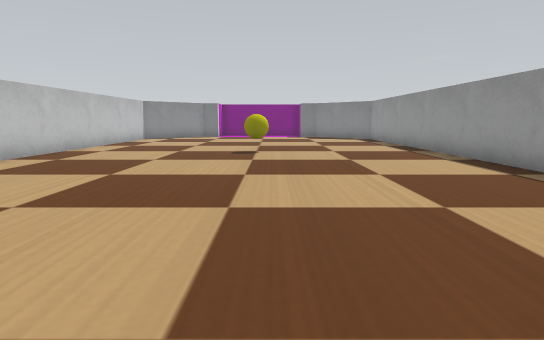
[1] (above)

12 first-person views from a walk through a Webots world. The camera is 0.1 m above the floor, tilts 8° down and sees 75° across. The floor is counted in squares, 0.1 m on a side. Each view is taken from the middle of a square. On the plan, view 1 faces up. The plan holds only what a view shows up to about 13 squares ahead; the rest is blank. Robots are left out. Webots' stock objects and surfaces are drawn as simple stand-ins.

[2]
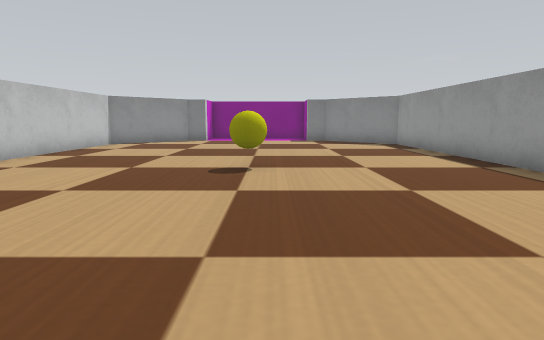

[3]
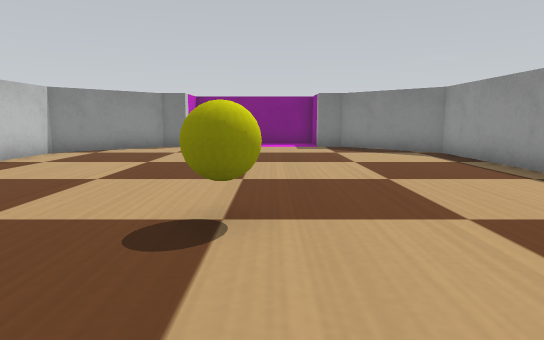

[4]
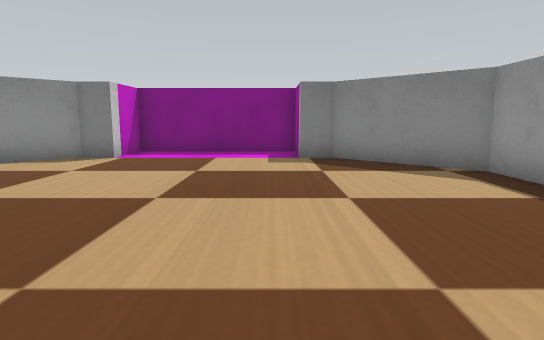

[5]
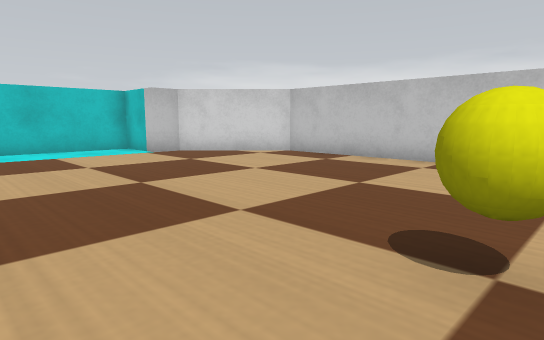

[6]
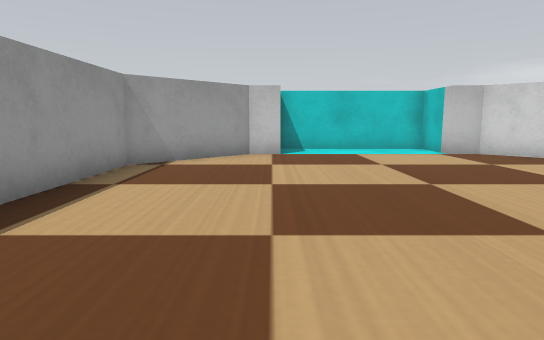

[7]
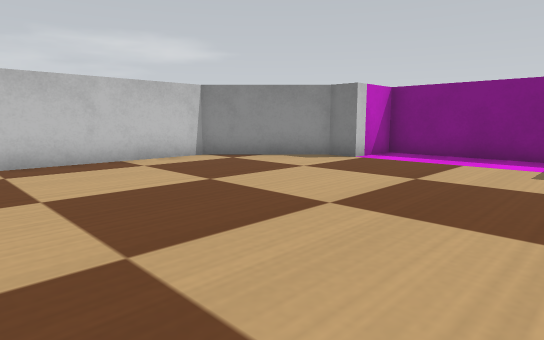

[8]
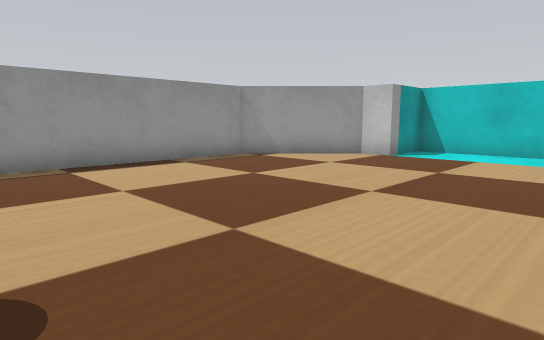

[9]
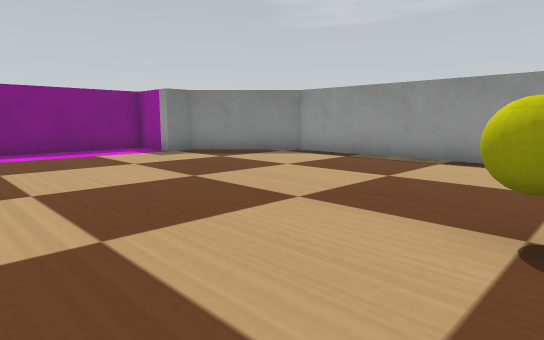

[10]
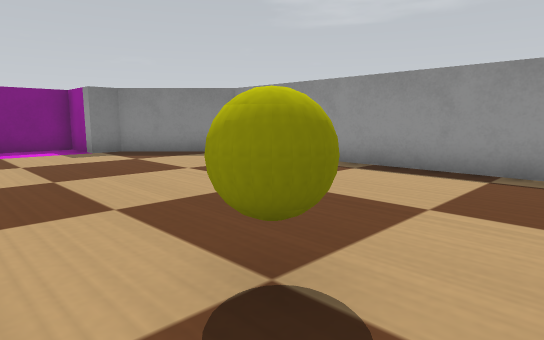

[11]
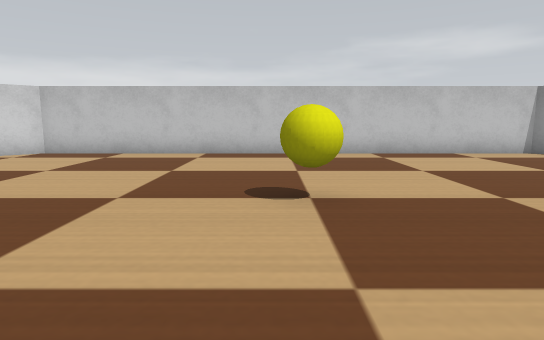

[12]
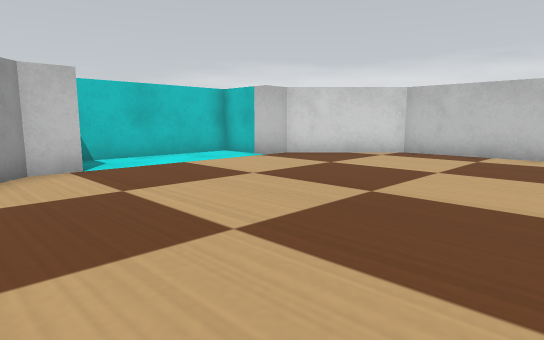

### Floor plan
Points are (right, up) in squares from view 1. A wall is a line through its corners. A room is listed if a view was taken in it or the views show most of it. See-through windows are left out.
Room 1 (views 1, 2, 3, 4, 5, 6, 7, 8, 9, 10, 11, 12)
walls: (-6.7, 18.9) (-6.7, 4.1) (-4.2, 1.5) (-3.3, 1.5) (-3.3, -0.4) (1.8, -0.4) (1.8, 1.5) (2.7, 1.5) (5.3, 4.1) (5.3, 18.9) (2.6, 21.5) (1.8, 21.5) (1.8, 23.4) (-3.3, 23.4) (-3.3, 21.5) (-4.1, 21.5) (-6.7, 18.9)
objects: yellow ball (-1, 11) to (0, 12)

Where each view was taken, in squares from view 1:
view 1: 0 up, 0 right, facing up
view 2: 4 up, 0 right, facing up
view 3: 8 up, 0 right, facing up
view 4: 12 up, 1 right, facing up
view 5: 12 up, 2 right, facing down-left
view 6: 12 up, 2 right, facing down
view 7: 13 up, 2 right, facing up-left
view 8: 11 up, 3 left, facing down-right
view 9: 11 up, 4 left, facing up-right
view 10: 10 up, 2 left, facing up-right
view 11: 11 up, 4 right, facing left
view 12: 9 up, 4 right, facing down-left
